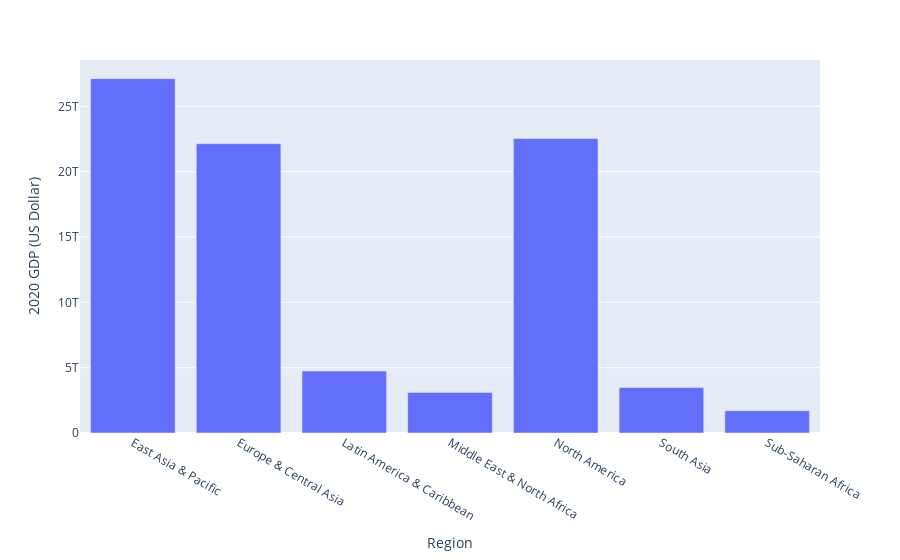

The notebook cell saved with this chart:
### Code cell
fig = px.bar(data, x='Country Name', y='2020', 
             labels={'Country Name':'Region', 
                     '2020':'GDP', 
                     'Number of Countries':'Number of Countries'},
             hover_data=['Number of Countries'],
            )
fig.update_xaxes(title='Region')
fig.update_yaxes(title='2020 GDP (US Dollar)')
fig.show()

### Figure 1 — Plotly figure (JSON) as saved in the notebook; plotly's stock layout.template omitted (floating-point values rounded to 4 significant figures)
{"data": [{"alignmentgroup": "True", "customdata": [[37], [58], [42], [21], [3], [8], [48]], "hovertemplate": "Region=%{x}<br>GDP=%{y}<br>Number of Countries=%{customdata[0]}<extra></extra>", "legendgroup": "", "marker": {"color": "#636efa", "pattern": {"shape": ""}}, "name": "", "offsetgroup": "", "orientation": "v", "showlegend": false, "textposition": "auto", "type": "bar", "x": ["East Asia & Pacific", "Europe & Central Asia", "Latin America & Caribbean", "Middle East & North Africa", "North America", "South Asia", "Sub-Saharan Africa"], "xaxis": "x", "y": [27118700000000, 22133900000000, 4743150000000, 3106900000000, 22546000000000, 3482470000000, 1706090000000], "yaxis": "y"}], "layout": {"autosize": true, "barmode": "relative", "legend": {"tracegroupgap": 0}, "margin": {"t": 60}, "xaxis": {"anchor": "y", "autorange": true, "domain": [0, 1], "range": [-0.5, 6.5], "title": {"text": "Region"}, "type": "category"}, "yaxis": {"anchor": "x", "autorange": true, "domain": [0, 1], "range": [0, 28546000000000], "title": {"text": "2020 GDP (US Dollar)"}, "type": "linear"}}}
